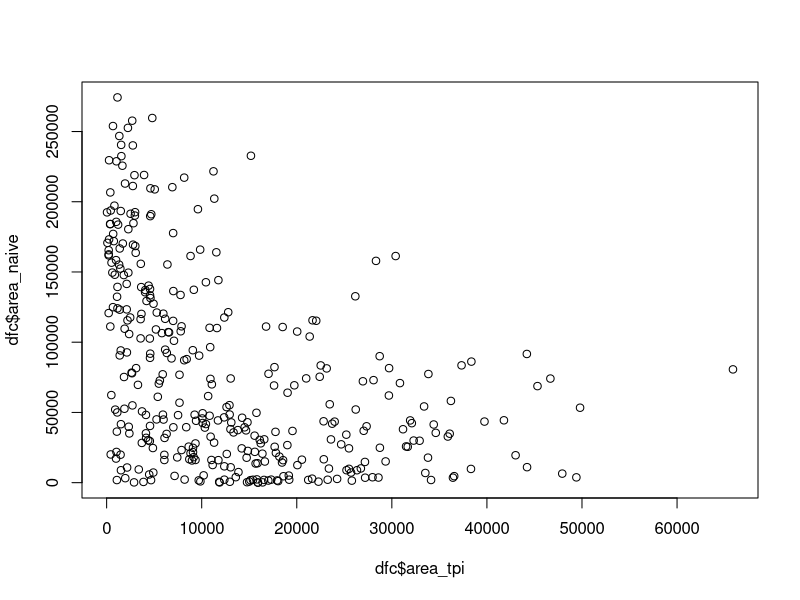
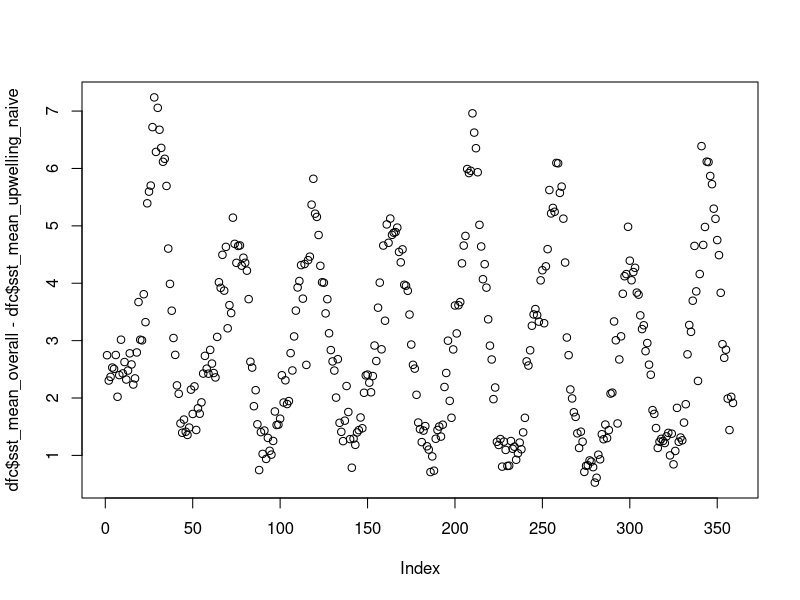
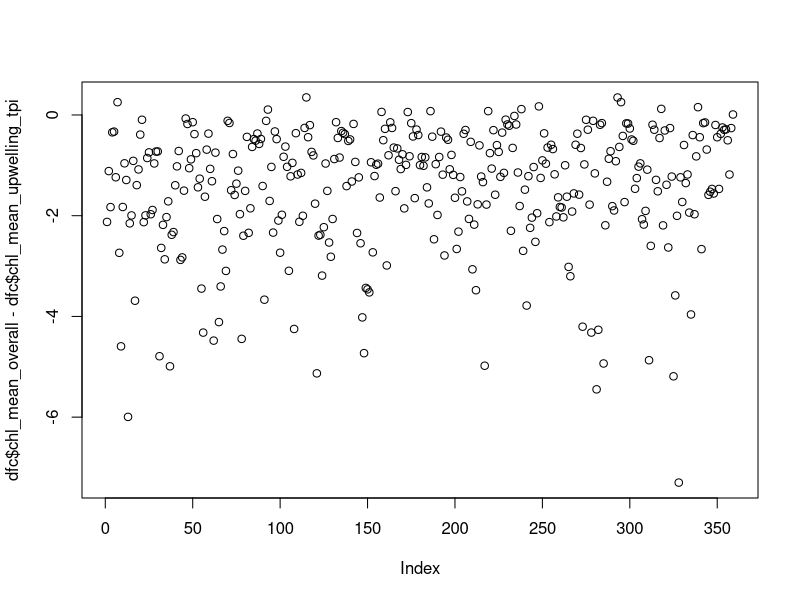
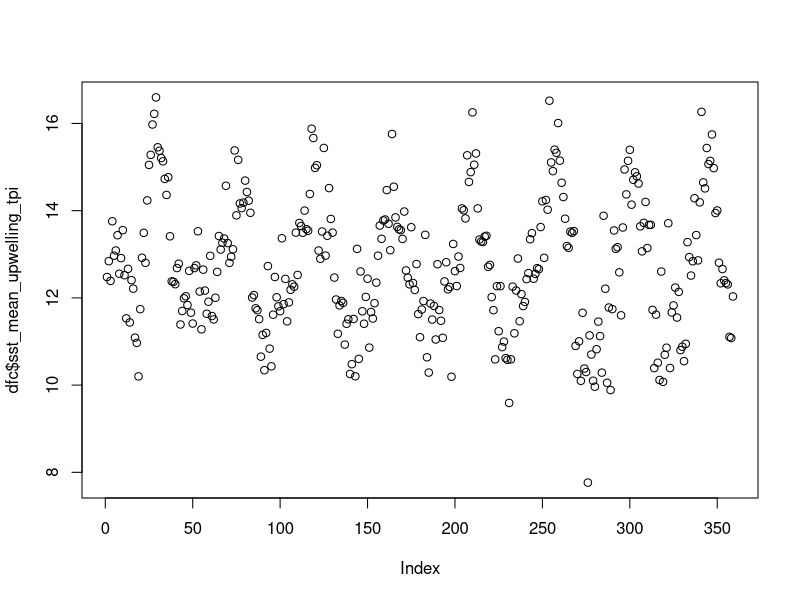
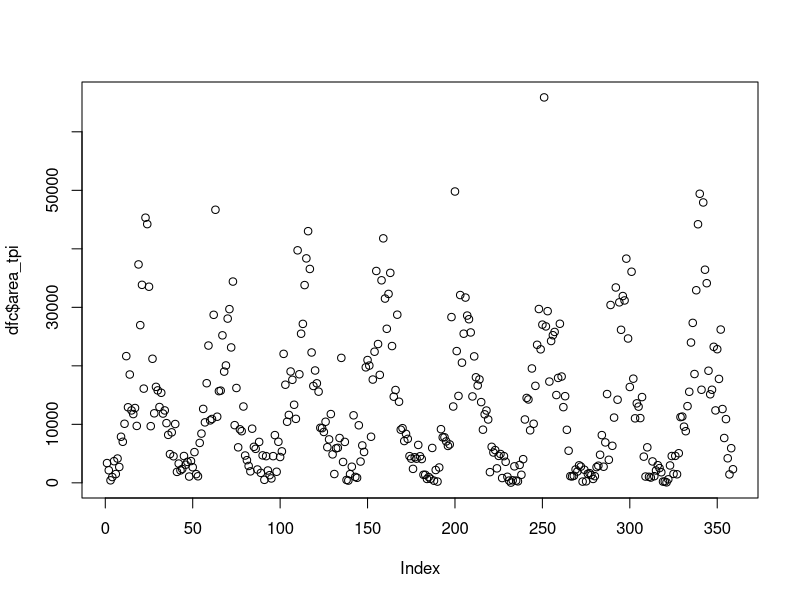
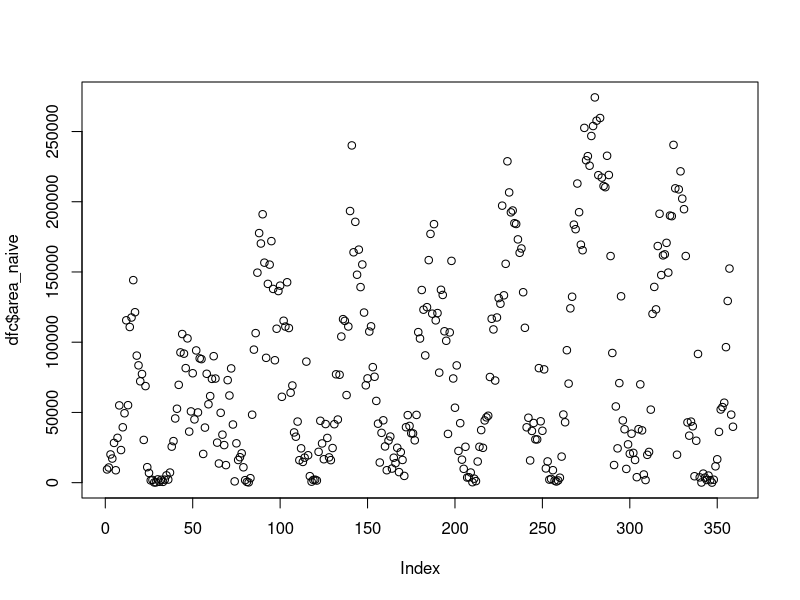
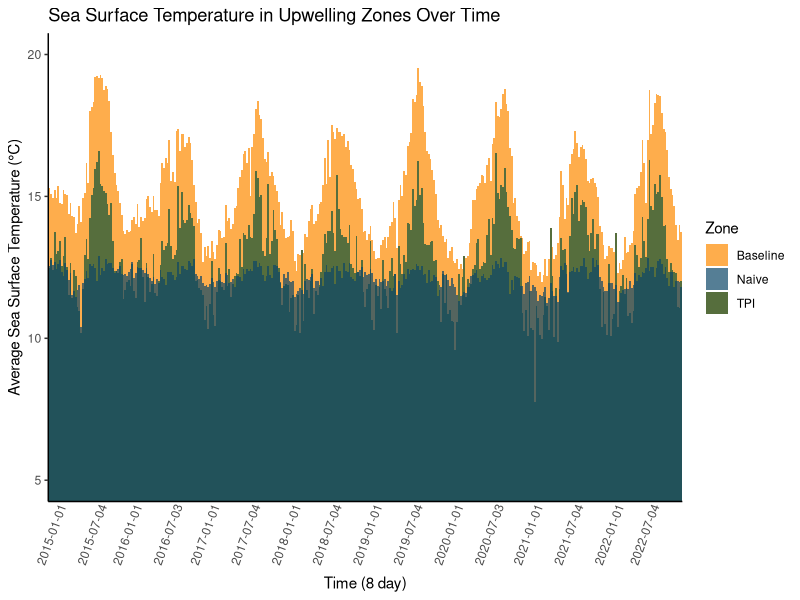
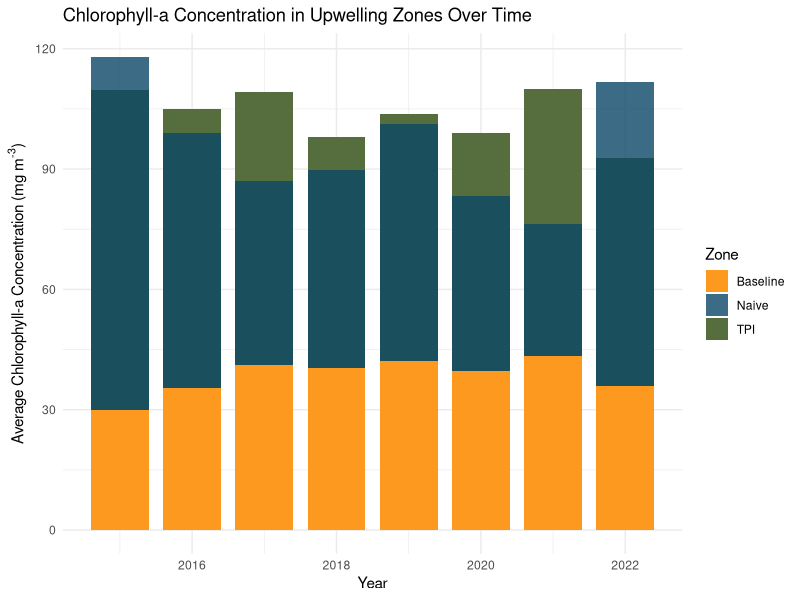

Write R code to recreate these figures, in order.
## ---- chunk 1
knitr::opts_chunk$set(echo = TRUE)
## ---- chunk 2
library(tidyverse)
library(jsonlite)
## ---- chunk 3
df = read.csv("results.csv")
## ---- chunk 4
dfc <- df %>% 
  select(., - X) %>% 
  mutate(area_diff = area_naive - area_tpi,
         sst_overall_naive_diff = sst_mean_overall - sst_mean_upwelling_naive,
         start_date = substr(as.character(time_range), 1, 8),
         end_date = substr(as.character(time_range), 9, 16),
         num_pixels_naive = area_naive / 4.6^2,
         num_pixels_tpi = area_tpi / 4.6^2
         ) %>% 
  drop_na() %>% 
  mutate(
    start_date = paste(substr(start_date,1,4),substr(start_date,5,6),substr(start_date,7,8),sep = "-"),
    end_date = paste(substr(end_date,1,4),substr(end_date,5,6),substr(end_date,7,8),sep = "-")
  )

  
head(dfc)
## ---- chunk 5
plot(dfc$area_tpi, dfc$area_naive)

plot(dfc$sst_mean_overall - dfc$sst_mean_upwelling_naive)

plot(dfc$chl_mean_overall - dfc$chl_mean_upwelling_tpi)

plot(dfc$sst_mean_upwelling_tpi)

plot(dfc$area_tpi)

plot(dfc$area_naive)
## ---- chunk 6
everysecond <- function(x){
  vals <- x
  vals[seq(1, length(x))] <- ""
  vals[seq(1, length(vals), 25)] <- x[seq(23, length(x), 25)]
  return(vals)
}

everyjanjul<- function(x){
  for (i in seq(1,length(x))) {
    if (!((str_detect(x[i],"-01-01")) | (str_detect(x[i],"-07-03")) | (str_detect(x[i],"-07-04")))) {
      x[i] <- ""
    }
  }
  return(x)
}

## ---- chunk 7
colors <- c("Baseline"="#FE9920","TPI"="#566e3d","Naive"="#0C4767")


ggplot(dfc, aes(x=start_date)) +
  geom_col(aes(y = sst_mean_overall, fill="Baseline"),alpha = 0.8, width=1) +
  geom_col(aes(y = sst_mean_upwelling_tpi, fill = "TPI"), alpha=1, width=1) +
  geom_col(aes(y = sst_mean_upwelling_naive, fill = "Naive"), alpha=0.7, width=1) +
  scale_fill_manual(name="Zone",values=colors) +
  scale_x_discrete(labels = everyjanjul(dfc$start_date)) +
  labs(x = "Time (8 day)",
       y = "Average Sea Surface Temperature (°C)",
       title = "Sea Surface Temperature in Upwelling Zones Over Time"
  ) + 
  coord_cartesian(ylim = c(5, 20)) +
  theme_classic() + 
  theme(axis.text.x=element_text(angle = 70, vjust = 0.5, hjust=0.4),
        axis.ticks.x=element_blank())

## ---- chunk 8
ggplot(dfc, aes(x = year)) +
  geom_col(aes(y = chl_mean_upwelling_tpi, fill="TPI"), alpha=1,  width=0.8) +
  geom_col(aes(x = year, y = chl_mean_upwelling_naive, fill="Naive"), alpha=0.8, width=0.8) +
  geom_col(aes(x = year, y = chl_mean_overall, fill="Baseline"), alpha=1, width=0.8) +
  scale_fill_manual(name="Zone",values=colors) +
  labs(x = "Year",
       y = expression(paste("Average Chlorophyll-a Concentration (mg m"^"-3",")")),
       title = "Chlorophyll-a Concentration in Upwelling Zones Over Time"
  ) + 
  theme_minimal()
## ---- chunk 9
ggplot(dfc, aes(x=start_date)) +
  geom_col(aes(y = num_pixels_tpi, fill = "TPI"), alpha=1, width=1) +
  geom_col(aes(y = num_pixels_naive, fill = "Naive"), alpha=0.7, width=1) +
  scale_fill_manual(name="Method",values=colors) +
  scale_x_discrete(labels = everyjanjul(dfc$start_date)) +
  labs(x = "Time (8 day)",
       y = "Area (pixels)",
       title = "Area of Upwelling Zones Over Time"
  ) + 
  #coord_cartesian(ylim = c(0, 250000)) +
  theme_classic() + 
  theme(axis.text.x=element_text(angle = 70, vjust = 0.5, hjust=0.4),
        axis.ticks.x=element_blank())
